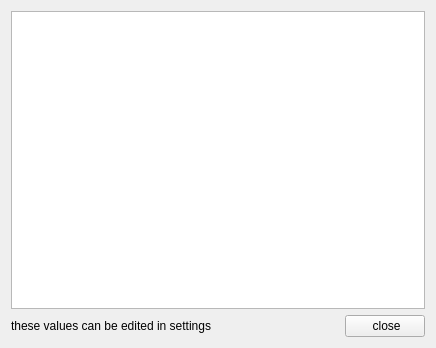
<?xml version="1.0" encoding="UTF-8"?>
<ui version="4.0">
 <class>ChartWindow</class>
 <widget class="QWidget" name="ChartWindow">
  <property name="geometry">
   <rect>
    <x>0</x>
    <y>0</y>
    <width>436</width>
    <height>348</height>
   </rect>
  </property>
  <property name="windowTitle">
   <string>Chart viewer | Randomize Me</string>
  </property>
  <property name="windowIcon">
   <iconset>
    <normaloff>:/main/logo.png</normaloff>:/main/logo.png</iconset>
  </property>
  <layout class="QGridLayout" name="gridLayout_2">
   <item row="0" column="0">
    <layout class="QGridLayout" name="gridLayout">
     <item row="0" column="0" colspan="3">
      <widget class="QTableView" name="ListsView"/>
     </item>
     <item row="1" column="2">
      <widget class="QPushButton" name="quit_btn">
       <property name="text">
        <string> close</string>
       </property>
       <property name="icon">
        <iconset resource="../../icons.qrc">
         <normaloff>:/buttons/media/cross.png</normaloff>:/buttons/media/cross.png</iconset>
       </property>
      </widget>
     </item>
     <item row="1" column="1">
      <spacer name="horizontalSpacer">
       <property name="orientation">
        <enum>Qt::Horizontal</enum>
       </property>
       <property name="sizeHint" stdset="0">
        <size>
         <width>40</width>
         <height>20</height>
        </size>
       </property>
      </spacer>
     </item>
     <item row="1" column="0">
      <widget class="QLabel" name="label">
       <property name="text">
        <string>&lt;html&gt;&lt;head/&gt;&lt;body&gt;&lt;p&gt;these values can be edited in settings&lt;/p&gt;&lt;/body&gt;&lt;/html&gt;</string>
       </property>
      </widget>
     </item>
    </layout>
   </item>
  </layout>
 </widget>
 <resources>
  <include location="../../icons.qrc"/>
 </resources>
 <connections/>
</ui>
